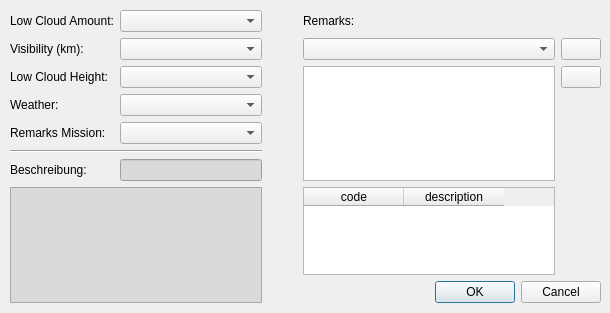
<?xml version="1.0" encoding="UTF-8"?>
<ui version="4.0">
 <class>apisWeatherDialog</class>
 <widget class="QDialog" name="apisWeatherDialog">
  <property name="windowModality">
   <enum>Qt::ApplicationModal</enum>
  </property>
  <property name="geometry">
   <rect>
    <x>0</x>
    <y>0</y>
    <width>610</width>
    <height>313</height>
   </rect>
  </property>
  <property name="minimumSize">
   <size>
    <width>610</width>
    <height>290</height>
   </size>
  </property>
  <property name="maximumSize">
   <size>
    <width>610</width>
    <height>500</height>
   </size>
  </property>
  <property name="windowTitle">
   <string>Wetter Auswahl</string>
  </property>
  <property name="modal">
   <bool>true</bool>
  </property>
  <widget class="QWidget" name="gridLayoutWidget">
   <property name="geometry">
    <rect>
     <x>10</x>
     <y>10</y>
     <width>591</width>
     <height>293</height>
    </rect>
   </property>
   <layout class="QGridLayout" name="gridLayout">
    <item row="0" column="3">
     <widget class="QLabel" name="uiRemarksLbl">
      <property name="text">
       <string>Remarks:</string>
      </property>
     </widget>
    </item>
    <item row="3" column="1">
     <widget class="QComboBox" name="uiWeatherCombo"/>
    </item>
    <item row="4" column="1">
     <widget class="QComboBox" name="uiRemarksMissionCombo"/>
    </item>
    <item row="0" column="1">
     <widget class="QComboBox" name="uiLowCloudAmountCombo"/>
    </item>
    <item row="1" column="1">
     <widget class="QComboBox" name="uiVisibilityCombo"/>
    </item>
    <item row="0" column="0">
     <widget class="QLabel" name="uiLowCloudAmountLbl">
      <property name="text">
       <string>Low Cloud Amount:</string>
      </property>
     </widget>
    </item>
    <item row="4" column="0">
     <widget class="QLabel" name="uiRemarksMissionLbl">
      <property name="text">
       <string>Remarks Mission:</string>
      </property>
     </widget>
    </item>
    <item row="2" column="1">
     <widget class="QComboBox" name="uiLowCloudHeightCombo"/>
    </item>
    <item row="1" column="0">
     <widget class="QLabel" name="uiVisibilityLbl">
      <property name="text">
       <string>Visibility (km):</string>
      </property>
     </widget>
    </item>
    <item row="2" column="0">
     <widget class="QLabel" name="uiLowCloudHeightLbl">
      <property name="text">
       <string>Low Cloud Height:</string>
      </property>
     </widget>
    </item>
    <item row="3" column="0">
     <widget class="QLabel" name="uiWeatherLbl">
      <property name="text">
       <string>Weather:</string>
      </property>
     </widget>
    </item>
    <item row="1" column="3">
     <widget class="QComboBox" name="uiRemarksCombo"/>
    </item>
    <item row="6" column="1">
     <widget class="QLineEdit" name="uiCodeEdit">
      <property name="styleSheet">
       <string notr="true">background-color: rgb(218, 218, 218);</string>
      </property>
      <property name="readOnly">
       <bool>true</bool>
      </property>
     </widget>
    </item>
    <item row="6" column="0">
     <widget class="QLabel" name="uiDescriptionLbl">
      <property name="text">
       <string>Beschreibung:</string>
      </property>
     </widget>
    </item>
    <item row="5" column="0" colspan="2">
     <widget class="Line" name="line">
      <property name="orientation">
       <enum>Qt::Horizontal</enum>
      </property>
     </widget>
    </item>
    <item row="0" column="2" rowspan="5">
     <spacer name="horizontalSpacer">
      <property name="orientation">
       <enum>Qt::Horizontal</enum>
      </property>
      <property name="sizeHint" stdset="0">
       <size>
        <width>40</width>
        <height>20</height>
       </size>
      </property>
     </spacer>
    </item>
    <item row="7" column="0" rowspan="2" colspan="2">
     <widget class="QPlainTextEdit" name="uiDescriptionPTxt">
      <property name="styleSheet">
       <string notr="true">background-color: rgb(218, 218, 218);</string>
      </property>
      <property name="readOnly">
       <bool>true</bool>
      </property>
     </widget>
    </item>
    <item row="8" column="3" colspan="2">
     <widget class="QDialogButtonBox" name="uiButtonBox">
      <property name="orientation">
       <enum>Qt::Horizontal</enum>
      </property>
      <property name="standardButtons">
       <set>QDialogButtonBox::Cancel|QDialogButtonBox::Ok</set>
      </property>
     </widget>
    </item>
    <item row="1" column="4">
     <widget class="QPushButton" name="uiAddRemarkBtn">
      <property name="text">
       <string/>
      </property>
      <property name="icon">
       <iconset resource="resource.qrc">
        <normaloff>:/plugins/APIS/icons/add.png</normaloff>:/plugins/APIS/icons/add.png</iconset>
      </property>
     </widget>
    </item>
    <item row="2" column="4">
     <widget class="QPushButton" name="uiRemoveRemarkBtn">
      <property name="text">
       <string/>
      </property>
      <property name="icon">
       <iconset resource="resource.qrc">
        <normaloff>:/plugins/APIS/icons/remove.png</normaloff>:/plugins/APIS/icons/remove.png</iconset>
      </property>
     </widget>
    </item>
    <item row="7" column="3">
     <widget class="QTableWidget" name="uiRemarksTable">
      <column>
       <property name="text">
        <string>code</string>
       </property>
      </column>
      <column>
       <property name="text">
        <string>description</string>
       </property>
      </column>
     </widget>
    </item>
    <item row="2" column="3" rowspan="5">
     <widget class="QTableView" name="uiRemarksTableV"/>
    </item>
   </layout>
  </widget>
 </widget>
 <resources>
  <include location="resource.qrc"/>
 </resources>
 <connections>
  <connection>
   <sender>uiButtonBox</sender>
   <signal>accepted()</signal>
   <receiver>apisWeatherDialog</receiver>
   <slot>accept()</slot>
   <hints>
    <hint type="sourcelabel">
     <x>534</x>
     <y>271</y>
    </hint>
    <hint type="destinationlabel">
     <x>157</x>
     <y>274</y>
    </hint>
   </hints>
  </connection>
  <connection>
   <sender>uiButtonBox</sender>
   <signal>rejected()</signal>
   <receiver>apisWeatherDialog</receiver>
   <slot>reject()</slot>
   <hints>
    <hint type="sourcelabel">
     <x>316</x>
     <y>260</y>
    </hint>
    <hint type="destinationlabel">
     <x>286</x>
     <y>274</y>
    </hint>
   </hints>
  </connection>
 </connections>
</ui>
